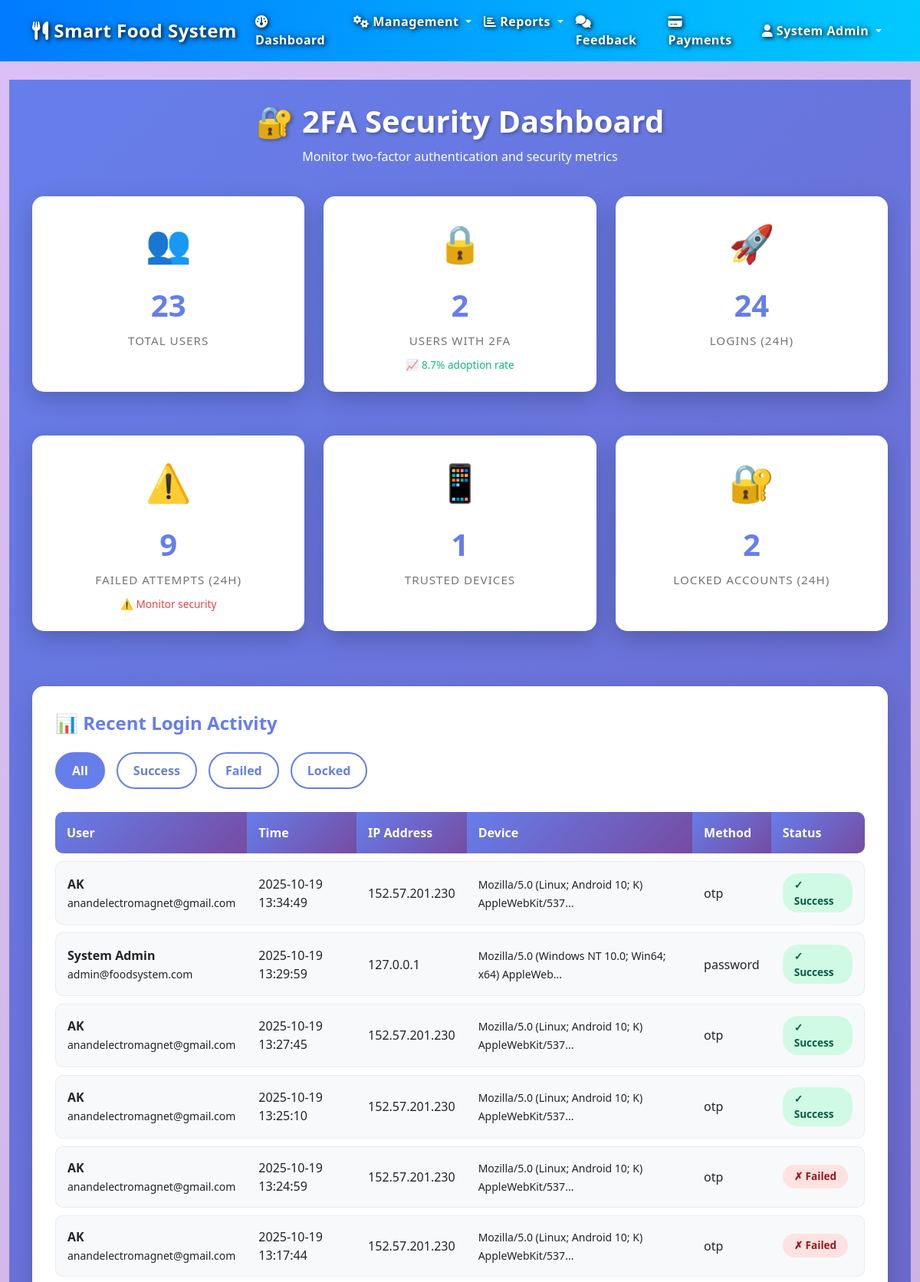
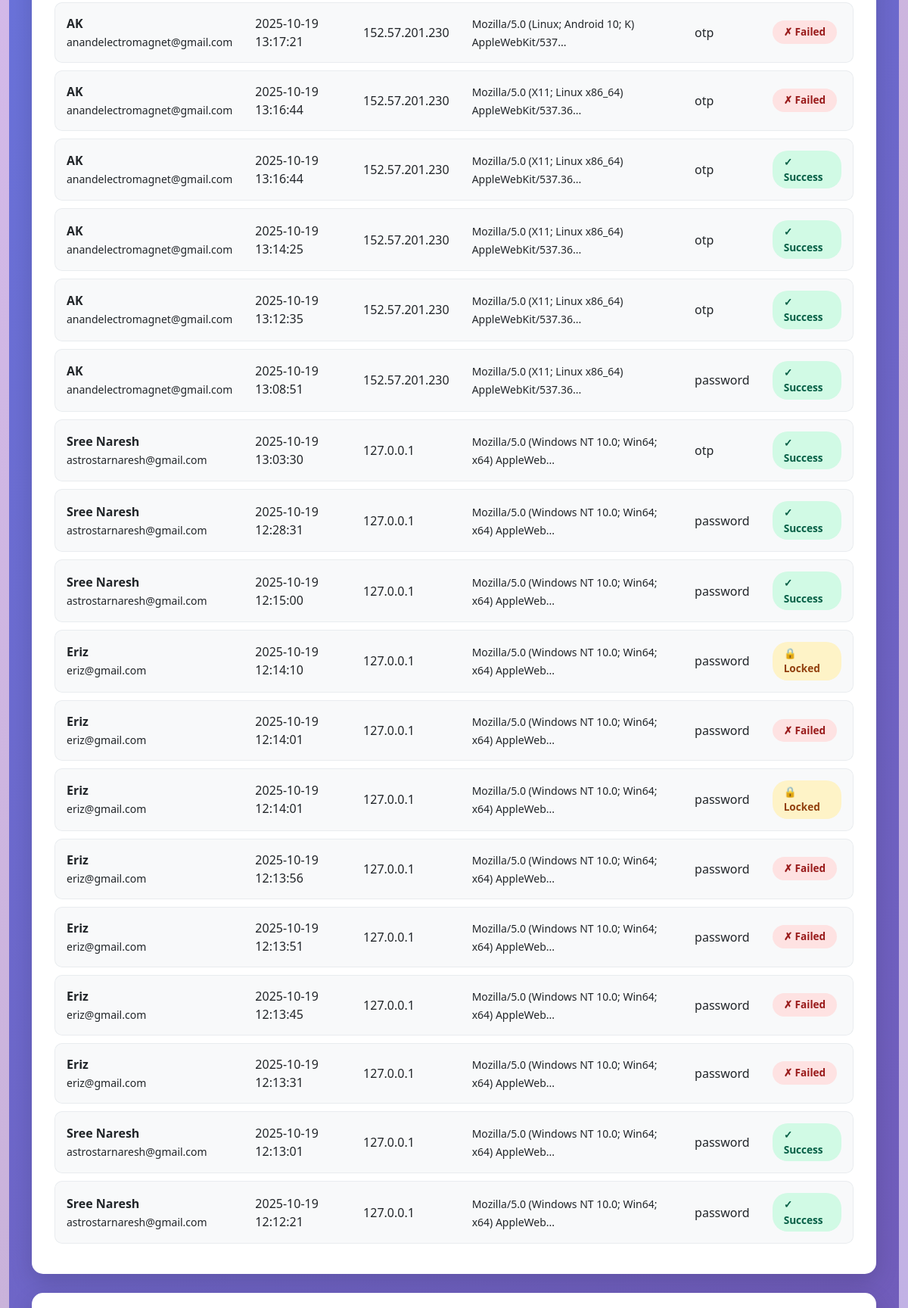
Screenshot of /admin/security-dashboard (signed in, upper part) with the database file from the repository (2 pictures, top to bottom).
### models.py (models this page shows, shortened)
class User(db.Model):
    __tablename__ = 'user'
    user_id = db.Column(db.Integer, primary_key=True, autoincrement=True)
    name = db.Column(db.String(100), nullable=False)
    email = db.Column(db.String(120), unique=True, nullable=False)
    phone = db.Column(db.String(20), nullable=False)
    role = db.Column(db.String(20), nullable=False)  # Admin, Supervisor, Employee, Customer
    password = db.Column(db.String(255), nullable=False)
    address = db.Column(db.Text, nullable=True)
    created_date = db.Column(db.DateTime, default=datetime.now)
    two_factor_enabled = db.Column(db.Boolean, default=False)
    otp_code = db.Column(db.String(6), nullable=True)
    otp_expiry = db.Column(db.DateTime, nullable=True)
    backup_codes = db.Column(db.Text, nullable=True)  # Comma-separated encrypted codes
    failed_login_attempts = db.Column(db.Integer, default=0)
    account_locked_until = db.Column(db.DateTime, nullable=True)
    last_login = db.Column(db.DateTime, nullable=True)
    orders = db.relationship('Order', backref='customer', lazy=True, cascade='all, delete-orphan')
    feedback = db.relationship('Feedback', backref='user', lazy=True, cascade='all, delete-orphan')
    recommendations = db.relationship('Recommendation', backref='user', lazy=True, cascade='all, delete-orphan')
    login_history = db.relationship('LoginHistory', backref='user', lazy=True, cascade='all, delete-orphan')
    trusted_devices = db.relationship('TrustedDevice', backref='user', lazy=True, cascade='all, delete-orphan')
    def is_admin(self):
        return self.role.lower() == 'admin'

class LoginHistory(db.Model):
    __tablename__ = 'login_history'
    history_id = db.Column(db.Integer, primary_key=True, autoincrement=True)
    user_id = db.Column(db.Integer, db.ForeignKey('user.user_id'), nullable=False)
    login_time = db.Column(db.DateTime, default=datetime.now, nullable=False)
    ip_address = db.Column(db.String(45), nullable=True)  # Supports IPv4 and IPv6
    user_agent = db.Column(db.String(255), nullable=True)  # Browser info
    location = db.Column(db.String(100), nullable=True)  # City/Country
    login_method = db.Column(db.String(50), nullable=False)  # password, otp, backup_code
    status = db.Column(db.String(20), nullable=False)  # success, failed, locked
    failure_reason = db.Column(db.String(100), nullable=True)  # wrong_password, wrong_otp, account_locked
    device_fingerprint = db.Column(db.String(255), nullable=True)  # Unique device identifier

### routes/admin_security.py (the view)
@admin_security_bp.route('/admin/security-dashboard')
def security_dashboard():
    redirect_response = require_admin()
    if redirect_response:
        return redirect_response
    stats = get_2fa_statistics()
    recent_logins = LoginHistory.query.order_by(
        LoginHistory.login_time.desc()
    ).limit(50).all()
    users = User.query.order_by(User.name).all()
    return render_template(
        'admin/security_dashboard.html',
        stats=stats,
        recent_logins=recent_logins,
        users=users,
        now=datetime.now()
    )

### app.py (called while the page is built)
@app.after_request
def add_header(response):
    response.headers['Cache-Control'] = 'no-store, no-cache, must-revalidate, post-check=0, pre-check=0, max-age=0'
    response.headers['Pragma'] = 'no-cache'
    response.headers['Expires'] = '-1'
    return response

### routes/admin_security.py (called while the page is built)
def require_admin():
    if 'user_id' not in session:
        flash('Please login to access this page.', 'warning')
        return redirect(url_for('auth.login'))
    user = User.query.get(session['user_id'])
    if not user or not user.is_admin():
        flash('Admin access required.', 'danger')
        return redirect(url_for('dashboard'))
    return None

### templates/admin/security_dashboard.html (shortened to what this page needs)
{% extends "base.html" %}
{% block content %}
<div class="security-dashboard">
    <div class="dashboard-header">
        <h1>🔐 2FA Security Dashboard</h1>
        <p>Monitor two-factor authentication and security metrics</p>
    </div>
    <div class="stats-grid">
        <div class="stat-card">
            <div class="stat-icon">👥</div>
            <div class="stat-value">{{ stats.total_users }}</div>
            <div class="stat-label">Total Users</div>
        </div>
        <div class="stat-card">
            <div class="stat-icon">🔒</div>
            <div class="stat-value">{{ stats.users_with_2fa }}</div>
            <div class="stat-label">Users with 2FA</div>
            <div class="stat-trend trend-up">
                📈 {{ stats['2fa_adoption_rate'] }}% adoption rate
            </div>
        </div>
        <div class="stat-card">
            <div class="stat-icon">🚀</div>
            <div class="stat-value">{{ stats.recent_logins_24h }}</div>
            <div class="stat-label">Logins (24h)</div>
        </div>
        <div class="stat-card">
            <div class="stat-icon">⚠️</div>
            <div class="stat-value">{{ stats.recent_failed_24h }}</div>
            <div class="stat-label">Failed Attempts (24h)</div>
            {% if stats.recent_failed_24h > 0 %}
            <div class="stat-trend trend-down">
                ⚠️ Monitor security
            </div>
            {% endif %}
        </div>
        <div class="stat-card">
            <div class="stat-icon">📱</div>
            <div class="stat-value">{{ stats.active_trusted_devices }}</div>
            <div class="stat-label">Trusted Devices</div>
        </div>
        <div class="stat-card">
            <div class="stat-icon">🔐</div>
            <div class="stat-value">{{ stats.locked_accounts_24h }}</div>
            <div class="stat-label">Locked Accounts (24h)</div>
        </div>
    </div>
    <div class="section-card">
        <div class="section-title">
            📊 Recent Login Activity
        </div>
        <div class="filter-bar">
            <button class="filter-btn active" onclick="filterLogins('all')">All</button>
            <button class="filter-btn" onclick="filterLogins('success')">Success</button>
            <button class="filter-btn" onclick="filterLogins('failed')">Failed</button>
            <button class="filter-btn" onclick="filterLogins('locked')">Locked</button>
        </div>
        {% if recent_logins %}
        <table class="history-table">
            <thead>
                <tr>
                    <th>User</th>
                    <th>Time</th>
                    <th>IP Address</th>
                    <th>Device</th>
                    <th>Method</th>
                    <th>Status</th>
                </tr>
            </thead>
            <tbody id="loginTableBody">
                {% for login in recent_logins %}
                <tr data-status="{{ login.status }}">
                    <td><strong>{{ login.user.name }}</strong><br><small>{{ login.user.email }}</small></td>
                    <td>{{ login.login_time.strftime('%Y-%m-%d %H:%M:%S') }}</td>
                    <td>{{ login.ip_address or 'N/A' }}</td>
                    <td><small>{{ login.user_agent[:50] }}...</small></td>
                    <td>{{ login.login_method }}</td>
                    <td>
                        {% if login.status == 'success' %}
                        <span class="status-badge badge-success">✓ Success</span>
                        {% elif login.status == 'failed' %}
                        <span class="status-badge badge-danger">✗ Failed</span>
                        {% else %}
                        <span class="status-badge badge-warning">🔒 Locked</span>
                        {% endif %}
                    </td>
                </tr>
                {% endfor %}
            </tbody>
        </table>
        {% else %}
        <div class="no-data">
            No login activity recorded yet
        </div>
        {% endif %}
    </div>
    <div class="section-card">
    </div>
</div>
{% endblock %}

### templates/base.html (shortened to what this page needs)
<!DOCTYPE html>
<html lang="en">
<head>
    <link href="https://cdn.jsdelivr.net/npm/bootstrap@5.1.3/dist/css/bootstrap.min.css" rel="stylesheet">
    <link href="https://cdnjs.cloudflare.com/ajax/libs/font-awesome/6.0.0/css/all.min.css" rel="stylesheet">
    <link href="{{ url_for('static', filename='css/style.css') }}" rel="stylesheet">
</head>
<body>
    {% if session.user_id %}
    <nav class="navbar navbar-expand-lg navbar-dark bg-primary" style="overflow: visible !important; position: relative !important;">
        <div class="container" style="overflow: visible !important; position: static !important;">
            <a class="navbar-brand" href="{{ url_for('dashboard') }}">
                <i class="fas fa-utensils"></i> Smart Food System
            </a>
            <div class="collapse navbar-collapse" id="navbarNav">
                <ul class="navbar-nav me-auto">
                    <li class="nav-item">
                        <a class="nav-link" href="{{ url_for('dashboard') }}">
                            <i class="fas fa-dashboard"></i> Dashboard
                        </a>
                    </li>
                    {% if session.user_role.lower() in ['admin', 'supervisor'] %}
                    <li class="nav-item dropdown">
                        <a class="nav-link dropdown-toggle" href="#" id="managementDropdown" role="button" data-bs-toggle="dropdown">
                            <i class="fas fa-cogs"></i> Management
                        </a>
                    </li>
                    <li class="nav-item dropdown">
                        <a class="nav-link dropdown-toggle" href="#" id="reportsDropdown" role="button" data-bs-toggle="dropdown">
                            <i class="fas fa-chart-bar"></i> Reports
                        </a>
                    </li>
                    {% endif %}
                    {% if session.user_role.lower() in ['admin', 'supervisor'] %}
                    <li class="nav-item">
                        <a class="nav-link" href="{{ url_for('feedback.list_feedback') }}">
                            <i class="fas fa-comments"></i> Feedback
                        </a>
                    </li>
                    {% endif %}
                    {% if session.user_role.lower() in ['admin', 'supervisor', 'employee'] %}
                    <li class="nav-item">
                        <a class="nav-link" href="{{ url_for('payments.list_payments') }}">
                            <i class="fas fa-credit-card"></i> Payments
                        </a>
                    </li>
                    {% endif %}
                </ul>
                <ul class="navbar-nav">
                    <li class="nav-item dropdown">
                        <a class="nav-link dropdown-toggle" href="#" id="userDropdown" role="button" data-bs-toggle="dropdown" aria-expanded="false">
                            <i class="fas fa-user"></i> {{ session.user_name }}
                        </a>
                    </li>
                </ul>
            </div>
        </div>
    </nav>
    {% endif %}
    <main class="container-fluid mt-4">
        {% block content %}{% endblock %}
    </main>
</body>
</html>

### static/css/style.css (style rules this page uses)
body { font-family: 'Segoe UI', Tahoma, Geneva, Verdana, sans-serif; background-color: #f8f9fa; }
.navbar-brand { font-weight: bold; font-size: 1.5rem; }
.stat-card { background: linear-gradient(135deg, #667eea 0%, #764ba2 100%); color: white; border-radius: 15px; padding: 2rem; text-align: center; margin-bottom: 2rem; }
.stat-label { font-size: 1.1rem; opacity: 0.9; text-transform: uppercase; letter-spacing: 1px; }

### templates/base.html (style rules this page uses)
.navbar .nav-item.dropdown { position: relative !important; }
.navbar, .navbar .container, .navbar .navbar-nav { overflow: visible !important; position: relative !important; }
.navbar { z-index: 99999 !important; position: relative !important; }
body { background: linear-gradient(135deg, rgba(138, 43, 226, 0.3) 0%, rgba(75, 0, 130, 0.3) 12.5%, rgba(0, 0, 255, 0.3) 25%, rgba(0, 191, 255, 0.3) 37.5%, rgba(0, 255, 127, 0.3) 50%, rgba(64, 224, 208, 0.3) 62.5%, rgba(255, 255, 0, 0.3) 75%, rgba(255, 192, 203, 0.3) 87.5%, rgba(138, 43, 226, 0.3) 100%) !important; background-size: 400% 400% !important; animation: gradientFlow 25s ease infinite !important; min-height: 100vh !important; position: relative; overflow-x: hidden; }
main.container-fluid, .container { position: relative; z-index: 1; }
.navbar { backdrop-filter: blur(10px); }

### templates/admin/security_dashboard.html (style rules this page uses)
.security-dashboard { padding: 30px; background: linear-gradient(135deg, #667eea 0%, #764ba2 100%); min-height: 100vh; }
.dashboard-header { text-align: center; color: white; margin-bottom: 40px; }
.dashboard-header h1 { font-size: 2.5rem; font-weight: 700; margin-bottom: 10px; text-shadow: 2px 2px 4px rgba(0,0,0,0.3); }
.stats-grid { display: grid; grid-template-columns: repeat(auto-fit, minmax(280px, 1fr)); gap: 25px; margin-bottom: 40px; }
.stat-card { background: white; border-radius: 15px; padding: 25px; box-shadow: 0 10px 30px rgba(0,0,0,0.2); transition: transform 0.3s, box-shadow 0.3s; }
.stat-icon { font-size: 3rem; margin-bottom: 15px; }
.stat-value { font-size: 2.5rem; font-weight: 700; color: #667eea; margin-bottom: 5px; }
.stat-label { color: #666; font-size: 0.95rem; font-weight: 500; }
.stat-trend { margin-top: 10px; font-size: 0.85rem; }
.trend-up { color: #10b981; }
.trend-down { color: #ef4444; }
.section-card { background: white; border-radius: 15px; padding: 30px; margin-bottom: 25px; box-shadow: 0 10px 30px rgba(0,0,0,0.15); }
.section-title { font-size: 1.5rem; font-weight: 700; color: #667eea; margin-bottom: 20px; display: flex; align-items: center; gap: 10px; }
.history-table { width: 100%; border-collapse: separate; border-spacing: 0 10px; }
.history-table th { background: linear-gradient(135deg, #667eea, #764ba2); color: white; padding: 15px; text-align: left; font-weight: 600; }
.history-table th:first-child { border-radius: 10px 0 0 10px; }
.history-table th:last-child { border-radius: 0 10px 10px 0; }
.history-table td { background: #f8f9fa; padding: 15px; border-top: 1px solid #e9ecef; border-bottom: 1px solid #e9ecef; }
.history-table td:first-child { border-left: 1px solid #e9ecef; border-radius: 10px 0 0 10px; }
.history-table td:last-child { border-right: 1px solid #e9ecef; border-radius: 0 10px 10px 0; }
.status-badge { display: inline-block; padding: 5px 15px; border-radius: 20px; font-size: 0.85rem; font-weight: 600; }
.badge-success { background: #d1fae5; color: #065f46; }
.badge-danger { background: #fee2e2; color: #991b1b; }
.badge-warning { background: #fef3c7; color: #92400e; }
.filter-bar { display: flex; gap: 15px; margin-bottom: 20px; flex-wrap: wrap; }
.filter-btn { padding: 10px 20px; border: 2px solid #667eea; background: white; color: #667eea; border-radius: 25px; font-weight: 600; cursor: pointer; transition: all 0.3s; }
.filter-btn:hover, .filter-btn.active { background: #667eea; color: white; }

### rows the page displays
User: user_name "System Admin"
LoginHistory: user.name "AK", user.email "anandelectromagnet@gmail.com", login_time "2025-10-19 13:34:49", ip_address "152.57.201.230", user_agent "Mozilla/5.0 (Linux; Android 10; K) AppleWebKit/537", login_method "otp", status "✓ Success"
LoginHistory: user.name "System Admin", user.email "admin@foodsystem.com", login_time "2025-10-19 13:29:59", ip_address "127.0.0.1", user_agent "Mozilla/5.0 (Windows NT 10.0; Win64; x64) AppleWeb", login_method "password", status "✓ Success"
LoginHistory: user.name "AK", user.email "anandelectromagnet@gmail.com", login_time "2025-10-19 13:27:45", ip_address "152.57.201.230", user_agent "Mozilla/5.0 (Linux; Android 10; K) AppleWebKit/537", login_method "otp", status "✓ Success"
LoginHistory: user.name "AK", user.email "anandelectromagnet@gmail.com", login_time "2025-10-19 13:25:10", ip_address "152.57.201.230", user_agent "Mozilla/5.0 (Linux; Android 10; K) AppleWebKit/537", login_method "otp", status "✓ Success"
LoginHistory: user.name "AK", user.email "anandelectromagnet@gmail.com", login_time "2025-10-19 13:24:59", ip_address "152.57.201.230", user_agent "Mozilla/5.0 (Linux; Android 10; K) AppleWebKit/537", login_method "otp", status "✗ Failed"
LoginHistory: user.name "AK", user.email "anandelectromagnet@gmail.com", login_time "2025-10-19 13:17:44", ip_address "152.57.201.230", user_agent "Mozilla/5.0 (Linux; Android 10; K) AppleWebKit/537", login_method "otp", status "✗ Failed"
LoginHistory: user.name "AK", user.email "anandelectromagnet@gmail.com", login_time "2025-10-19 13:17:21", ip_address "152.57.201.230", user_agent "Mozilla/5.0 (Linux; Android 10; K) AppleWebKit/537", login_method "otp", status "✗ Failed"
LoginHistory: user.name "AK", user.email "anandelectromagnet@gmail.com", login_time "2025-10-19 13:16:44", ip_address "152.57.201.230", user_agent "Mozilla/5.0 (X11; Linux x86_64) AppleWebKit/537.36", login_method "otp", status "✗ Failed"
LoginHistory: user.name "AK", user.email "anandelectromagnet@gmail.com", login_time "2025-10-19 13:16:44", ip_address "152.57.201.230", user_agent "Mozilla/5.0 (X11; Linux x86_64) AppleWebKit/537.36", login_method "otp", status "✓ Success"
LoginHistory: user.name "AK", user.email "anandelectromagnet@gmail.com", login_time "2025-10-19 13:14:25", ip_address "152.57.201.230", user_agent "Mozilla/5.0 (X11; Linux x86_64) AppleWebKit/537.36", login_method "otp", status "✓ Success"
LoginHistory: user.name "AK", user.email "anandelectromagnet@gmail.com", login_time "2025-10-19 13:12:35", ip_address "152.57.201.230", user_agent "Mozilla/5.0 (X11; Linux x86_64) AppleWebKit/537.36", login_method "otp", status "✓ Success"
LoginHistory: user.name "AK", user.email "anandelectromagnet@gmail.com", login_time "2025-10-19 13:08:51", ip_address "152.57.201.230", user_agent "Mozilla/5.0 (X11; Linux x86_64) AppleWebKit/537.36", login_method "password", status "✓ Success"
LoginHistory: user.name "Sree Naresh", user.email "astrostarnaresh@gmail.com", login_time "2025-10-19 13:03:30", ip_address "127.0.0.1", user_agent "Mozilla/5.0 (Windows NT 10.0; Win64; x64) AppleWeb", login_method "otp", status "✓ Success"
LoginHistory: user.name "Sree Naresh", user.email "astrostarnaresh@gmail.com", login_time "2025-10-19 12:28:31", ip_address "127.0.0.1", user_agent "Mozilla/5.0 (Windows NT 10.0; Win64; x64) AppleWeb", login_method "password", status "✓ Success"
LoginHistory: user.name "Sree Naresh", user.email "astrostarnaresh@gmail.com", login_time "2025-10-19 12:15:00", ip_address "127.0.0.1", user_agent "Mozilla/5.0 (Windows NT 10.0; Win64; x64) AppleWeb", login_method "password", status "✓ Success"
LoginHistory: user.name "Eriz", user.email "eriz@gmail.com", login_time "2025-10-19 12:14:10", ip_address "127.0.0.1", user_agent "Mozilla/5.0 (Windows NT 10.0; Win64; x64) AppleWeb", login_method "password", status "🔒 Locked"
LoginHistory: user.name "Eriz", user.email "eriz@gmail.com", login_time "2025-10-19 12:14:01", ip_address "127.0.0.1", user_agent "Mozilla/5.0 (Windows NT 10.0; Win64; x64) AppleWeb", login_method "password", status "✗ Failed"
LoginHistory: user.name "Eriz", user.email "eriz@gmail.com", login_time "2025-10-19 12:14:01", ip_address "127.0.0.1", user_agent "Mozilla/5.0 (Windows NT 10.0; Win64; x64) AppleWeb", login_method "password", status "🔒 Locked"
LoginHistory: user.name "Eriz", user.email "eriz@gmail.com", login_time "2025-10-19 12:13:56", ip_address "127.0.0.1", user_agent "Mozilla/5.0 (Windows NT 10.0; Win64; x64) AppleWeb", login_method "password", status "✗ Failed"
LoginHistory: user.name "Eriz", user.email "eriz@gmail.com", login_time "2025-10-19 12:13:51", ip_address "127.0.0.1", user_agent "Mozilla/5.0 (Windows NT 10.0; Win64; x64) AppleWeb", login_method "password", status "✗ Failed"
LoginHistory: user.name "Eriz", user.email "eriz@gmail.com", login_time "2025-10-19 12:13:45", ip_address "127.0.0.1", user_agent "Mozilla/5.0 (Windows NT 10.0; Win64; x64) AppleWeb", login_method "password", status "✗ Failed"
LoginHistory: user.name "Eriz", user.email "eriz@gmail.com", login_time "2025-10-19 12:13:31", ip_address "127.0.0.1", user_agent "Mozilla/5.0 (Windows NT 10.0; Win64; x64) AppleWeb", login_method "password", status "✗ Failed"
LoginHistory: user.name "Sree Naresh", user.email "astrostarnaresh@gmail.com", login_time "2025-10-19 12:13:01", ip_address "127.0.0.1", user_agent "Mozilla/5.0 (Windows NT 10.0; Win64; x64) AppleWeb", login_method "password", status "✓ Success"
LoginHistory: user.name "Sree Naresh", user.email "astrostarnaresh@gmail.com", login_time "2025-10-19 12:12:21", ip_address "127.0.0.1", user_agent "Mozilla/5.0 (Windows NT 10.0; Win64; x64) AppleWeb", login_method "password", status "✓ Success"

### other values shown
{{ stats.total_users }} "23"
{{ stats.users_with_2fa }} "2"
{{ stats['2fa_adoption_rate'] }} "8.7"
{{ stats.recent_logins_24h }} "24"
{{ stats.recent_failed_24h }} "9"
{{ stats.active_trusted_devices }} "1"
{{ stats.locked_accounts_24h }} "2"
